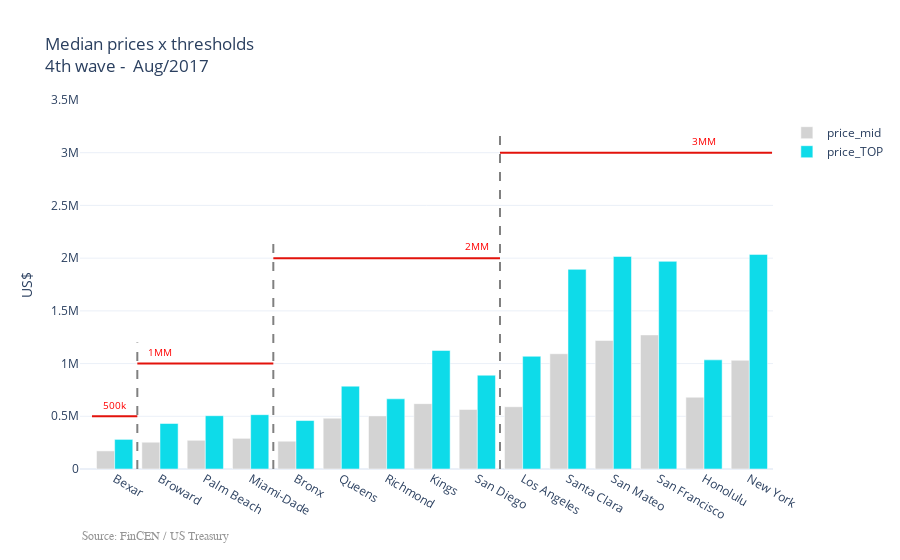

Write notebook code for a chart like this one.
### Code cell
%run functions/nice_plot_pandas_getdata.ipynb

red = economist[-2]

fig = px.bar(df_4[(df_4.tier!='threshold') & (df_4.wave=='wave_4')], 
             y='value', 
             x='RegionName', #text='value', 
             color='tier', barmode='group',
             template="plotly_white",
             color_discrete_sequence=[ "lightgray", "#0EDBE9", red],   
             title="Median prices x thresholds<br>4th wave -  Aug/2017",
             #facet_row="wave", facet_col="State",
             labels= {'value':'US$', 'RegionName':' ', 'tier':' '}
            )

# horizontal lines
fig.add_shape(type="line",y0= 500000, y1= 500000, 
                          x0= -0.5, x1= 0.5,
                          line=dict(color=economist[-2], width=2))

fig.add_shape(type="line",y0= 1000000, y1= 1000000, 
                          x0= 0.5, x1= 3.5,
                          line=dict(color=red, width=2))

fig.add_shape(type="line",y0= 2000000, y1= 2000000, 
                          x0= 3.5, x1= 8.5,
                          line=dict(color=red, width=2))

fig.add_shape(type="line",y0= 3000000, y1= 3000000, 
                          x0= 8.5, x1= 14.5,
                          line=dict(color=red, width=2))

# vertical lines
fig.add_shape(type="line",y0= 0, y1= 1200000, 
                          x0= 0.5, x1= 0.5,
                          line=dict(color="gray", width=2, dash='dash'))

fig.add_shape(type="line",y0= 0, y1= 2200000, 
                          x0= 3.5, x1= 3.5,
                          line=dict(color="gray", width=2, dash='dash'))

fig.add_shape(type="line",y0= 0, y1= 3200000, 
                          x0= 8.5, x1= 8.5,
                          line=dict(color="gray", width=2, dash='dash'))

# add annotations
fig.add_trace(go.Scatter(
    x=['Bexar', 'Broward', 'San Diego', 'Honolulu'],
    y=[550000, 1050000, 2050000, 3050000],
    #x0=0, x1=1, y0=500000, y1=500000,
    
    mode="text",
    name="threshold",
    text=["500k", "1MM", "2MM", "3MM"],
    
    textposition="top center",
    textfont=dict(
        #family="sans serif",
        size=10,
        color="red"), 
    showlegend=False
))

# Source
annotations=[(dict(xref='paper', yref='paper', x=0, y=-0.16,
                                  xanchor='left', yanchor='top',
                                  text='Source: FinCEN / US Treasury',
                                  font=dict(family='Arial',size=12, color='rgb(150,150,150)'),
                                  showarrow=False))]


# longer y-axis
fig['layout']['yaxis1'].update(title='', range=[0, 3500000],autorange=False)
fig.update_layout(yaxis_title = 'US$', annotations=annotations)

fig.show()

### Figure 1 — Plotly figure (JSON) as saved in the notebook; plotly's stock layout.template omitted (floating-point values rounded to 4 significant figures)
{"data": [{"alignmentgroup": "True", "hovertemplate": " =%{x}<br>US$=%{y}<extra></extra>", "legendgroup": "price_mid", "marker": {"color": "lightgray"}, "name": "price_mid", "offsetgroup": "price_mid", "orientation": "v", "showlegend": true, "textposition": "auto", "type": "bar", "x": ["Bexar", "Broward", "Palm Beach", "Miami-Dade", "Bronx", "Queens", "Richmond", "Kings", "San Diego", "Los Angeles", "Santa Clara", "San Mateo", "San Francisco", "Honolulu", "New York"], "xaxis": "x", "y": [171553, 254131, 272313, 290909, 263383, 481794, 503770, 620049, 564548, 590637, 1093447, 1219278, 1271961, 681030, 1031181], "yaxis": "y"}, {"alignmentgroup": "True", "hovertemplate": " =%{x}<br>US$=%{y}<extra></extra>", "legendgroup": "price_TOP", "marker": {"color": "#0EDBE9"}, "name": "price_TOP", "offsetgroup": "price_TOP", "orientation": "v", "showlegend": true, "textposition": "auto", "type": "bar", "x": ["Bexar", "Broward", "Palm Beach", "Miami-Dade", "Bronx", "Queens", "Richmond", "Kings", "San Diego", "Los Angeles", "Santa Clara", "San Mateo", "San Francisco", "Honolulu", "New York"], "xaxis": "x", "y": [280871, 431528, 505695, 515414, 459662, 785883, 665689, 1124131, 889612, 1069290, 1893576, 2015865, 1969357, 1035088, 2035607], "yaxis": "y"}, {"mode": "text", "name": "threshold", "showlegend": false, "text": ["500k", "1MM", "2MM", "3MM"], "textfont": {"color": "red", "size": 10}, "textposition": "top center", "type": "scatter", "x": ["Bexar", "Broward", "San Diego", "Honolulu"], "y": [550000, 1050000, 2050000, 3050000]}], "layout": {"annotations": [{"font": {"color": "rgb(150,150,150)", "family": "Arial", "size": 12}, "showarrow": false, "text": "Source: FinCEN / US Treasury", "x": 0, "xanchor": "left", "xref": "paper", "y": -0.16, "yanchor": "top", "yref": "paper"}], "barmode": "group", "legend": {"title": {"text": " "}, "tracegroupgap": 0}, "shapes": [{"line": {"color": "#e3120b", "width": 2}, "type": "line", "x0": -0.5, "x1": 0.5, "y0": 500000, "y1": 500000}, {"line": {"color": "#e3120b", "width": 2}, "type": "line", "x0": 0.5, "x1": 3.5, "y0": 1000000, "y1": 1000000}, {"line": {"color": "#e3120b", "width": 2}, "type": "line", "x0": 3.5, "x1": 8.5, "y0": 2000000, "y1": 2000000}, {"line": {"color": "#e3120b", "width": 2}, "type": "line", "x0": 8.5, "x1": 14.5, "y0": 3000000, "y1": 3000000}, {"line": {"color": "gray", "dash": "dash", "width": 2}, "type": "line", "x0": 0.5, "x1": 0.5, "y0": 0, "y1": 1200000}, {"line": {"color": "gray", "dash": "dash", "width": 2}, "type": "line", "x0": 3.5, "x1": 3.5, "y0": 0, "y1": 2200000}, {"line": {"color": "gray", "dash": "dash", "width": 2}, "type": "line", "x0": 8.5, "x1": 8.5, "y0": 0, "y1": 3200000}], "title": {"text": "Median prices x thresholds<br>4th wave -  Aug/2017"}, "xaxis": {"anchor": "y", "domain": [0, 1], "title": {"text": " "}}, "yaxis": {"anchor": "x", "autorange": false, "domain": [0, 1], "range": [0, 3500000], "title": {"text": "US$"}}}}
